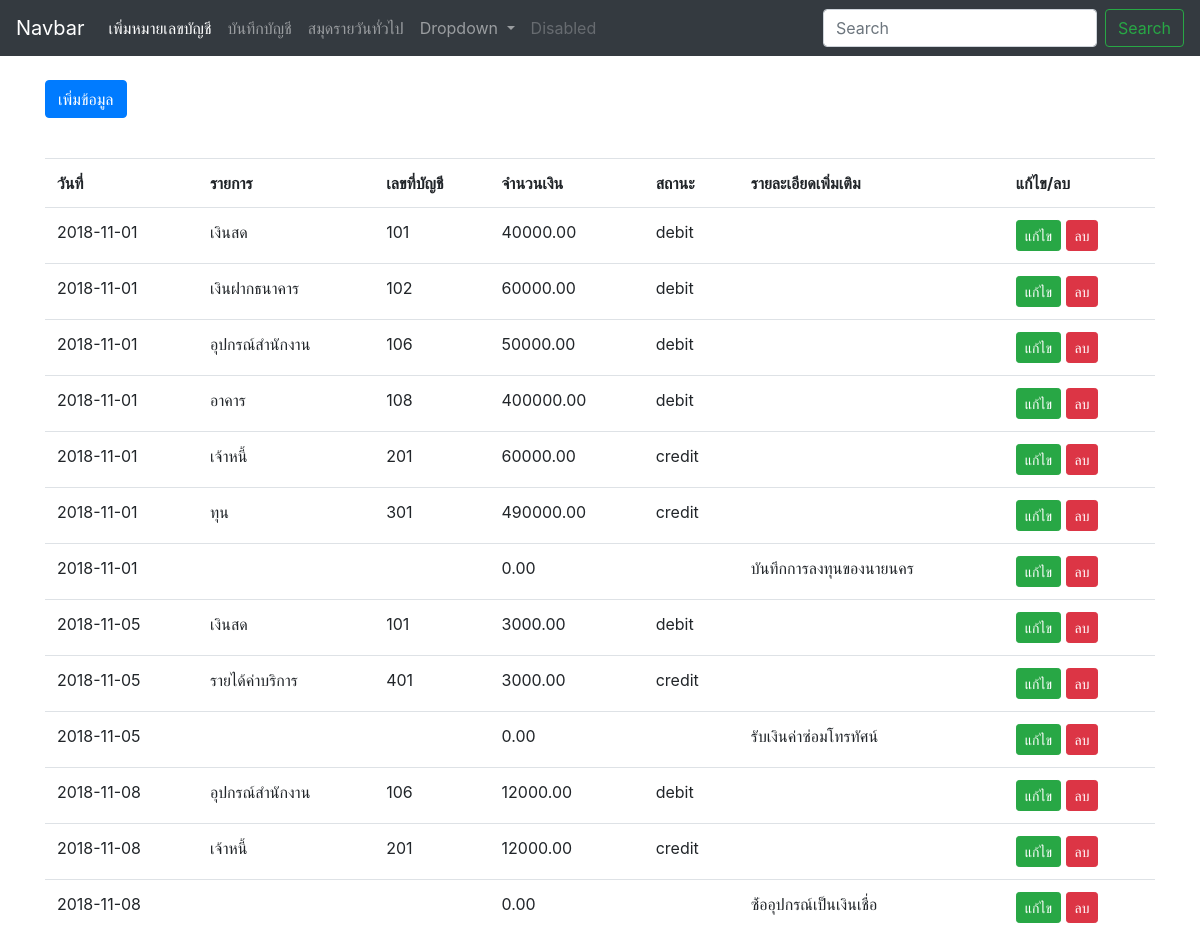
Before: / with the older database file.
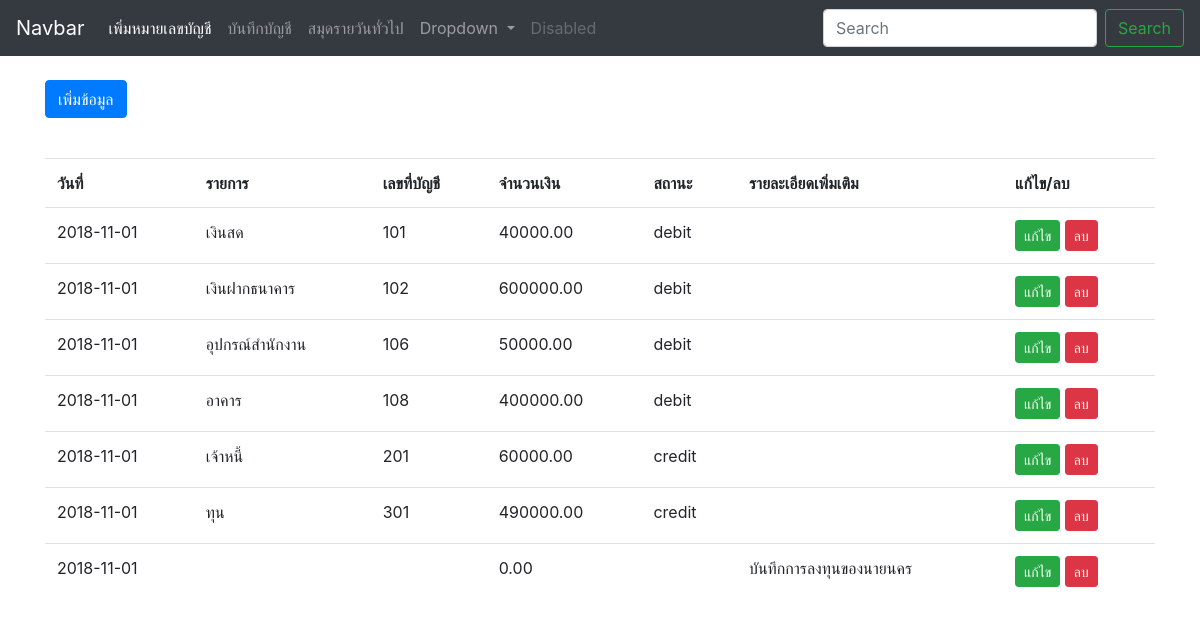
After: the same page with the newer database file.
### tables this page shows
CREATE TABLE `tb_book` (
  `id` int(10) UNSIGNED NOT NULL,
  `date` date NOT NULL,
  `detail` varchar(200) NOT NULL,
  `acc_id` int(10) DEFAULT '0',
  `cost` decimal(9,2) DEFAULT NULL,
  `status` varchar(10) DEFAULT NULL
);

CREATE TABLE `tb_account_number` (
  `acc_id` int(10) NOT NULL,
  `acc_number` varchar(10) NOT NULL,
  `list` varchar(100) NOT NULL
);

### index.php (the view, shortened to what this page needs)
<?php
include "config/database.php";
?>
<!doctype html>
<html lang="en">
  <head>
    <link rel="stylesheet" href="bootstrap/css/bootstrap.min.css">
  </head>
  <body>
    <header>
    <?php include "template/header.php"; ?>
    </header>
    <br>
    <div class="container">
      <p>
        <a class="btn btn-primary" data-toggle="collapse" href="#collapseExample" role="button" aria-expanded="false" aria-controls="collapseExample">
          เพิ่มข้อมูล
        </a>
      </p>
    </div>
    <br>
    <div class="container">
      <div class="table-responsive">
        <table class="table">
          <tr>
            <th>วันที่</th>
            <th>รายการ</th>
            <th>เลขที่บัญชี</th>
            <th>จำนวนเงิน</th>
            <th>สถานะ</th>
            <th>รายละเอียดเพิ่มเติม</th>
            <th>แก้ไข/ลบ</th>
          </tr>
          <?php
          $sql = "SELECT * FROM tb_book book
                           LEFT JOIN tb_account_number accnum
                           ON book.acc_id = accnum.acc_id";
          $result = mysqli_query($conn,$sql);
          while ($data = mysqli_fetch_array($result)) {
          ?>
          <tr>
            <td><?php echo $data['date'];?></td>
            <td><?php echo $data['list'];?></td>
            <td><?php echo $data['acc_number'];?></td>
            <td><?php echo $data['cost'];?></td>
            <td><?php echo $data['status'];?></td>
            <td><?php echo $data['detail'];?></td>
            <td>
              <a href="#" class="btn btn-success btn-sm">แก้ไข</a>
              <a href="process/BookProcess.php?action=delete&id=<?php echo $data['id'] ?>" onclick="return confirm('ต้องการลบข้อมูลหรือไม่?')" class="btn btn-danger btn-sm">ลบ</a>
            </td>
          </tr>
          <?php
          }
          ?>
        </table>
      </div>
    </div>
  </body>
</html>

### template/header.php (shortened to what this page needs)
<nav class="navbar navbar-expand-lg  navbar-dark bg-dark">
  <a class="navbar-brand" href="#">Navbar</a>
  <div class="collapse navbar-collapse" id="navbarSupportedContent">
    <ul class="navbar-nav mr-auto">
      <li class="nav-item active">
        <a class="nav-link" href="accountNumber.php">เพิ่มหมายเลขบัญชี <span class="sr-only">(current)</span></a>
      </li>
      <li class="nav-item">
        <a class="nav-link" href="index.php">บันทึกบัญชี</a>
      </li>
      <li class="nav-item">
        <a class="nav-link" href="general-book.php">สมุดรายวันทั่วไป</a>
      </li>
      <li class="nav-item dropdown">
        <a class="nav-link dropdown-toggle" href="#" id="navbarDropdown" role="button" data-toggle="dropdown" aria-haspopup="true" aria-expanded="false">
          Dropdown
        </a>
      </li>
      <li class="nav-item">
        <a class="nav-link disabled" href="#">Disabled</a>
      </li>
    </ul>
    <form class="form-inline my-2 my-lg-0">
      <input class="form-control mr-sm-2" type="search" placeholder="Search" aria-label="Search">
      <button class="btn btn-outline-success my-2 my-sm-0" type="submit">Search</button>
    </form>
  </div>
</nav>

Changed rows visible on the page:
removed tb_book: date "2018-11-01", acc.list "เงินฝากธนาคาร", acc.acc_number "102", cost "60000.00", status "debit"
removed tb_book: date "2018-11-05", acc.list "เงินสด", acc.acc_number "101", cost "3000.00", status "debit"
removed tb_book: date "2018-11-05", acc.list "รายได้ค่าบริการ", acc.acc_number "401", cost "3000.00", status "credit"
removed tb_book: date "2018-11-05", cost "0.00", detail "รับเงินค่าซ่อมโทรทัศน์"
removed tb_book: date "2018-11-08", acc.list "อุปกรณ์สำนักงาน", acc.acc_number "106", cost "12000.00", status "debit"
removed tb_book: date "2018-11-08", acc.list "เจ้าหนี้", acc.acc_number "201", cost "12000.00", status "credit"
removed tb_book: date "2018-11-08", cost "0.00", detail "ซ์้ออุปกรณ์เป็นเงินเชื่อ"
added tb_book: date "2018-11-01", acc.list "เงินฝากธนาคาร", acc.acc_number "102", cost "600000.00", status "debit"
